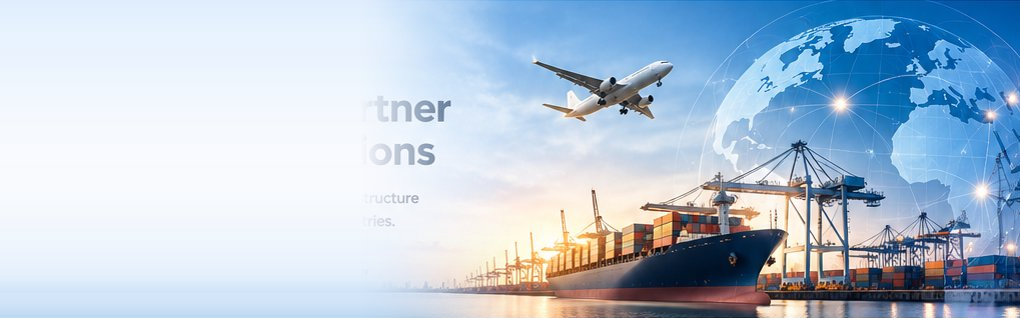
#> input picture scratch/clean_hero_inpainted.png, 1020 x 318 px, found by its file name
$ python build_widescreen_hero.py
#> lines starting #> are read from the running program, lines starting #| are printed output that depends on the picture
from PIL import Image

src = Image.open("scratch/clean_hero_inpainted.png")
#> src is the input picture: PIL image 1020x318 RGB; mean R, G, B 179.4, 197.2, 215.4
sw, sh = src.size
#> sw = 1020; sh = 318

# Target widescreen: width = 2000, height = 550
# We want the right artwork (airplane, ship, globe) to take the right ~950px
# and the left ~1050px to be clean sky gradient.
scale_factor = 550 / sh
#> scale_factor = 1.73
new_sh = 550
new_sw = int(sw * scale_factor) # approx 1762px
#> new_sw = 1764

scaled_src = src.resize((new_sw, new_sh), Image.Resampling.LANCZOS)

# Create 2200 x 550 canvas
canvas_w = 2200
canvas_h = 550
wide_canvas = Image.new("RGB", (canvas_w, canvas_h))
#> wide_canvas: PIL image 2200x550 RGB; every value is 0

# Paste scaled_src on the right side
paste_x = canvas_w - new_sw
#> paste_x = 436
wide_canvas.paste(scaled_src, (paste_x, 0))
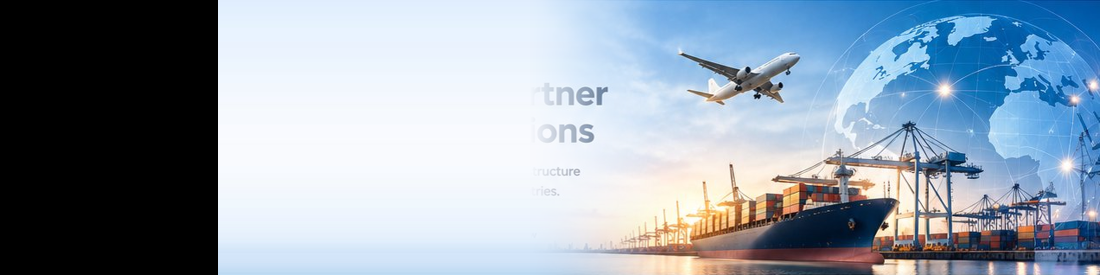
#> wide_canvas: PIL image 2200x550 RGB (shown at 1/2 size); mean R, G, B 143.8, 158.1, 172.7

# Fill the left area (from x=0 to paste_x + 100) with the left sky/water gradient
left_col = [scaled_src.getpixel((10, y)) for y in range(new_sh)]
#> left_col = 550 items, first 6: (224, 237, 253), (224, 237, 253), (224, 237, 253), (224, 237, 253), (224, 237, 253), (225, 238, 254)
pix = wide_canvas.load()

for y in range(new_sh):
    col = left_col[y]
    for x in range(paste_x + 80):
        pix[x, y] = col
#> this loop made 550 passes

wide_canvas.save("assets/images/hero-logistics-global.webp", "WEBP", quality=96)
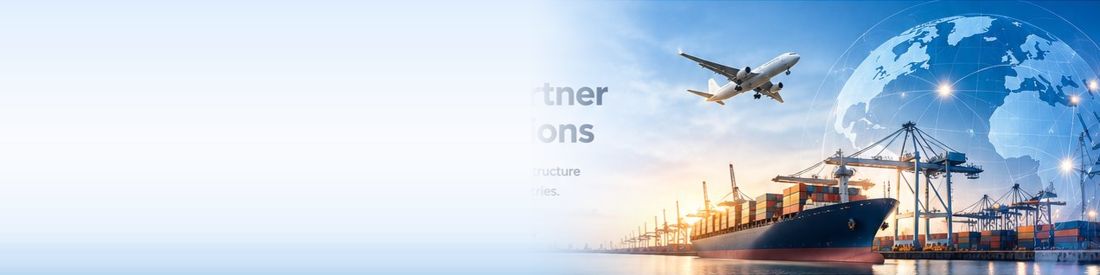
#> saved as hero-logistics-global.webp: PIL image 2200x550 RGB (shown at 1/2 size); mean R, G, B 190.5, 206.4, 222.8
wide_canvas.save("assets/images/hero-logistics-global.jpg", "JPEG", quality=96)

print(f"Created wide canvas assets/images/hero-logistics-global.webp ({canvas_w}x{canvas_h})")

$ run again, with scratch/check_cta_visible.png copied over scratch/clean_hero_inpainted.png
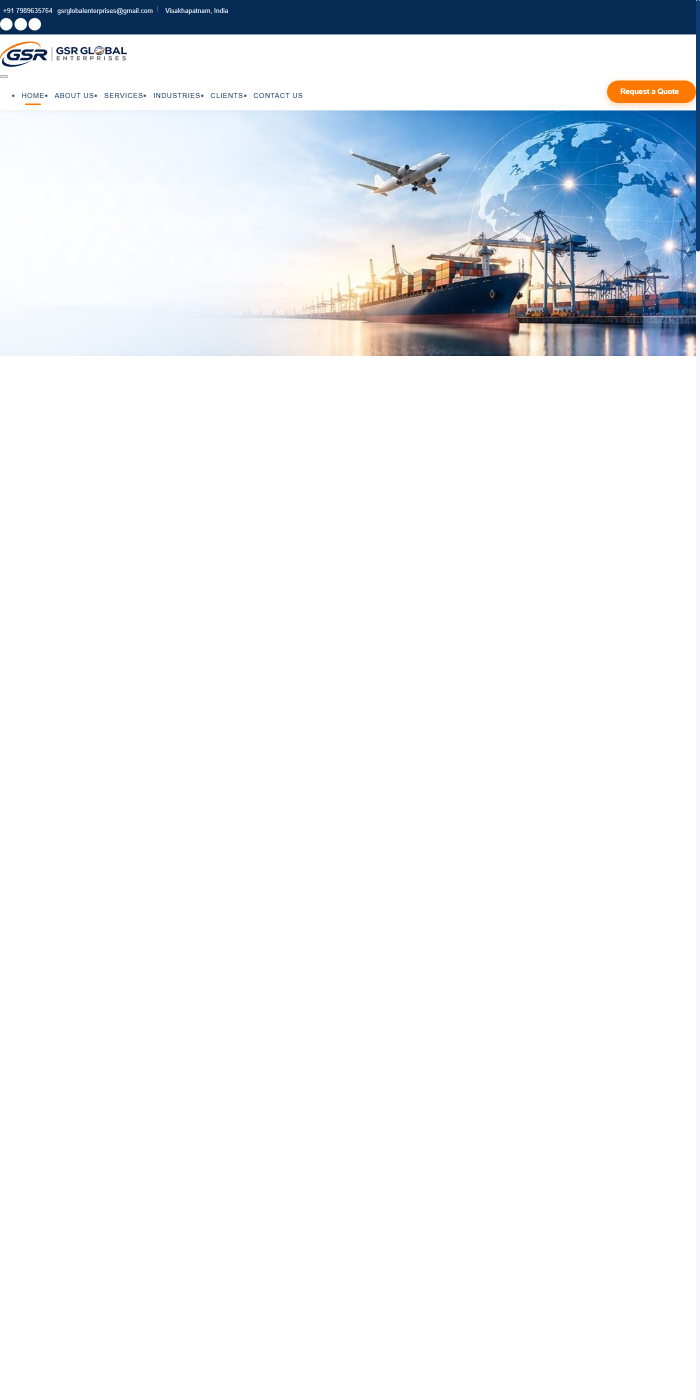
#> input picture scratch/check_cta_visible.png, 1400 x 2800 px, found by its file name (shown at 1/2 size)
#> src is the input picture: PIL image 1400x2800 RGB; mean R, G, B 236.2, 239.5, 242.9
#> `wide_canvas.paste(scaled_src, (paste_x, 0))`:
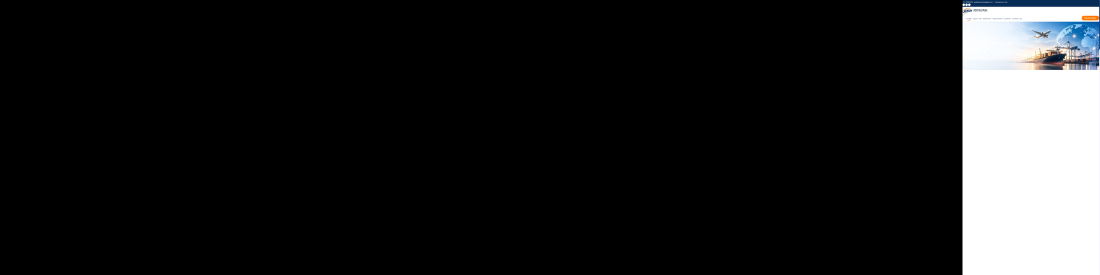
#> wide_canvas: PIL image 2200x550 RGB (shown at 1/2 size); mean R, G, B 29.5, 29.9, 30.4
#> left_col = 550 items, first 6: (6, 43, 85), (6, 43, 85), (6, 43, 86), (96, 120, 147), (92, 117, 142), (24, 56, 97)
#> the loop `for y in range(new_sh):` made 550 passes
#> `wide_canvas.save("assets/images/hero-logistics-global.webp", "WEBP", q..`:
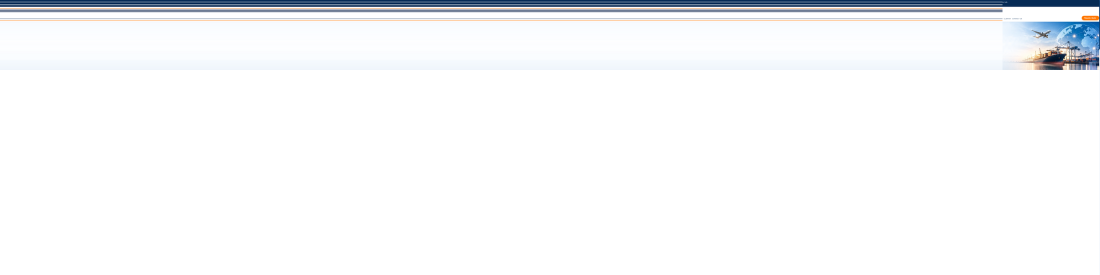
#> saved as hero-logistics-global.webp: PIL image 2200x550 RGB (shown at 1/2 size); mean R, G, B 245.6, 246.9, 248.4
